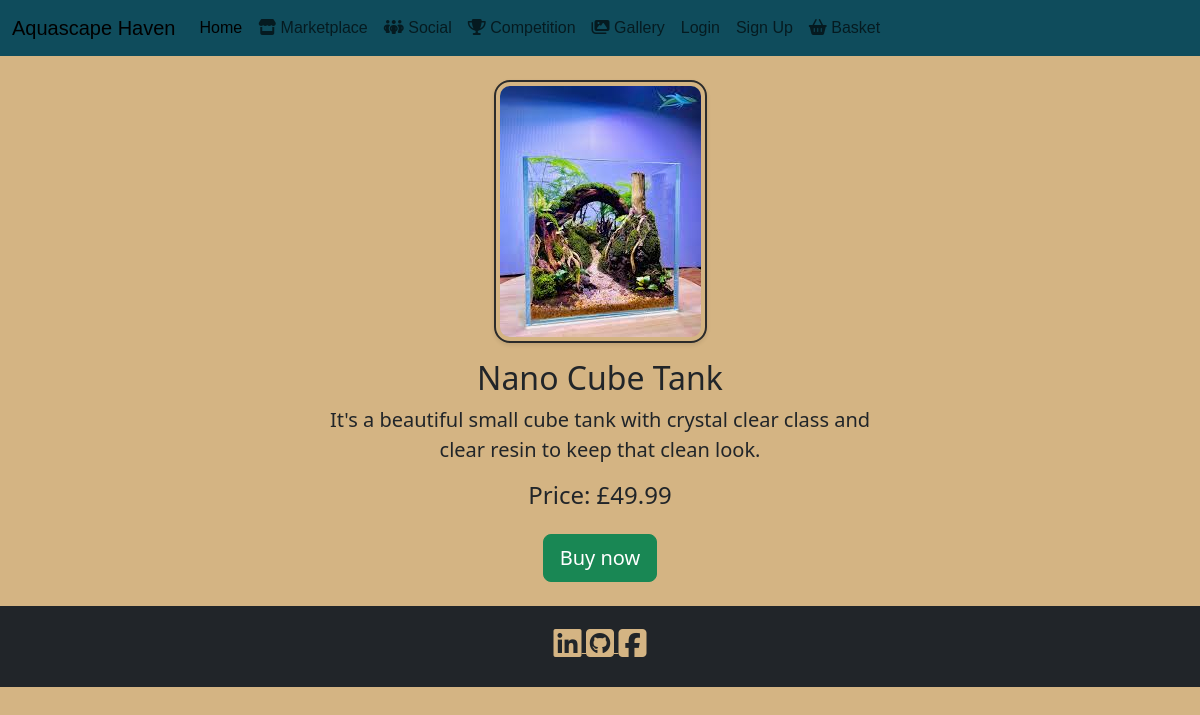
Screenshot of /marketplace/product/1/ with the database file from the repository.
### marketplace/models.py (models this page shows, shortened)
class Product(models.Model):
    name = models.CharField(max_length=200)
    description = models.TextField()
    price = models.DecimalField(max_digits=10, decimal_places=2)
    image = models.ImageField(upload_to='product_images/')
    @property
    def display_price(self):
        return self.price

### marketplace/views.py (the view)
# urls.py: path('product/<int:pk>/', views.product_view, name='product_view'),
def product_view(request, pk):
    product = get_object_or_404(Product, pk=pk)
    return render(request, 'marketplace/product_view.html', {'product': product})

### basket/context.py (called while the page is built)
def basket_item_count(request):
    basket = request.session.get('basket', {})
    total_items = sum(basket.values())
    return {'basket_count': total_items}

### marketplace/templates/marketplace/product_view.html
{% extends 'base.html' %}
{% load static %}
{% block content %}
<div class="container py-4">
    <div class="row justify-content-center">
        <div class="col-md-6 text-center">
            <img class="product-image mx-auto d-block" src="{{ product.image.url }}" alt="{{ product.name }}">
            <h2 class="mt-3">{{ product.name }}</h2>
            <p class="lead">{{ product.description }}</p>
            <h4 class="mb-4">Price: £{{ product.display_price|floatformat:2 }}</h4>
            <a href="{% url 'add_to_basket' product.id %}" class="btn btn-success btn-lg">Buy now</a>
        </div>
    </div>
</div>
{% endblock %}

### static/css/base.css (style rules this page uses)
:root { --primary-font: 'Playfair Display', sans-serif; --secondary-font: 'Lato', sans-serif; --primary-color: #5b7553; --secondary-color: #c97b63; --text-color: #2b2b2b; --background-color: #d4b483; --highlight-color: #0f4c5c; }
body { background-color: var(--background-color) !important; }
.product-image { aspect-ratio: 4/3; border: 2px solid var(--text-color); border-radius: 1rem; padding: 4px; object-fit: cover; margin-bottom: 0.5rem; box-shadow: 0 2px 4px rgba(0, 0, 0, 0.1); }

### rows the page displays
Product: image (picture), name "Nano Cube Tank", description "It's a beautiful small cube tank with crystal clear class and clear resin to keep that clean look.", display_price "49.99"
